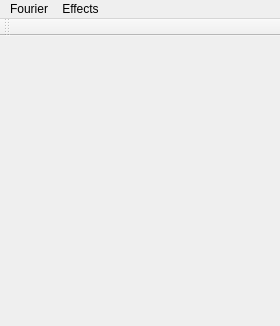
<?xml version="1.0" encoding="UTF-8"?>
<ui version="4.0">
 <class>FourierWindow</class>
 <widget class="QMainWindow" name="FourierWindow">
  <property name="geometry">
   <rect>
    <x>0</x>
    <y>0</y>
    <width>280</width>
    <height>326</height>
   </rect>
  </property>
  <property name="sizePolicy">
   <sizepolicy hsizetype="Maximum" vsizetype="Maximum">
    <horstretch>0</horstretch>
    <verstretch>0</verstretch>
   </sizepolicy>
  </property>
  <property name="windowTitle">
   <string>MainWindow</string>
  </property>
  <widget class="QWidget" name="centralwidget">
   <property name="sizePolicy">
    <sizepolicy hsizetype="Maximum" vsizetype="Maximum">
     <horstretch>0</horstretch>
     <verstretch>0</verstretch>
    </sizepolicy>
   </property>
   <layout class="QHBoxLayout" name="horizontalLayout">
    <property name="spacing">
     <number>0</number>
    </property>
    <property name="margin">
     <number>0</number>
    </property>
    <item>
     <widget class="Fourier" name="fourier" native="true">
      <property name="sizePolicy">
       <sizepolicy hsizetype="Maximum" vsizetype="Maximum">
        <horstretch>0</horstretch>
        <verstretch>0</verstretch>
       </sizepolicy>
      </property>
     </widget>
    </item>
   </layout>
  </widget>
  <widget class="QMenuBar" name="menubar">
   <property name="geometry">
    <rect>
     <x>0</x>
     <y>0</y>
     <width>280</width>
     <height>20</height>
    </rect>
   </property>
   <widget class="QMenu" name="menuDerp">
    <property name="title">
     <string>Fourier</string>
    </property>
    <addaction name="action_restore"/>
    <addaction name="action_update"/>
   </widget>
   <widget class="QMenu" name="menuHerp">
    <property name="title">
     <string>Effects</string>
    </property>
    <widget class="QMenu" name="menuFIlter">
     <property name="title">
      <string>FIlter</string>
     </property>
     <addaction name="action_high_pass"/>
     <addaction name="action_low_pass"/>
     <addaction name="action_band_pass"/>
    </widget>
    <widget class="QMenu" name="menuNoise">
     <property name="title">
      <string>Noise</string>
     </property>
     <addaction name="action_noise_lines"/>
    </widget>
    <addaction name="menuFIlter"/>
    <addaction name="menuNoise"/>
   </widget>
   <addaction name="menuDerp"/>
   <addaction name="menuHerp"/>
  </widget>
  <widget class="QToolBar" name="toolBar">
   <property name="windowTitle">
    <string>toolBar</string>
   </property>
   <attribute name="toolBarArea">
    <enum>TopToolBarArea</enum>
   </attribute>
   <attribute name="toolBarBreak">
    <bool>false</bool>
   </attribute>
  </widget>
  <action name="action_high_pass">
   <property name="text">
    <string>High pass</string>
   </property>
  </action>
  <action name="action_low_pass">
   <property name="text">
    <string>Low pass</string>
   </property>
  </action>
  <action name="action_band_pass">
   <property name="text">
    <string>Band pass</string>
   </property>
  </action>
  <action name="action_restore">
   <property name="text">
    <string>Restore</string>
   </property>
  </action>
  <action name="action_update">
   <property name="text">
    <string>Update</string>
   </property>
  </action>
  <action name="action_noise_lines">
   <property name="text">
    <string>Lines</string>
   </property>
  </action>
 </widget>
 <customwidgets>
  <customwidget>
   <class>Fourier</class>
   <extends>QWidget</extends>
   <header location="global">ui.widgets.fourier</header>
   <container>1</container>
  </customwidget>
 </customwidgets>
 <resources/>
 <connections/>
</ui>
